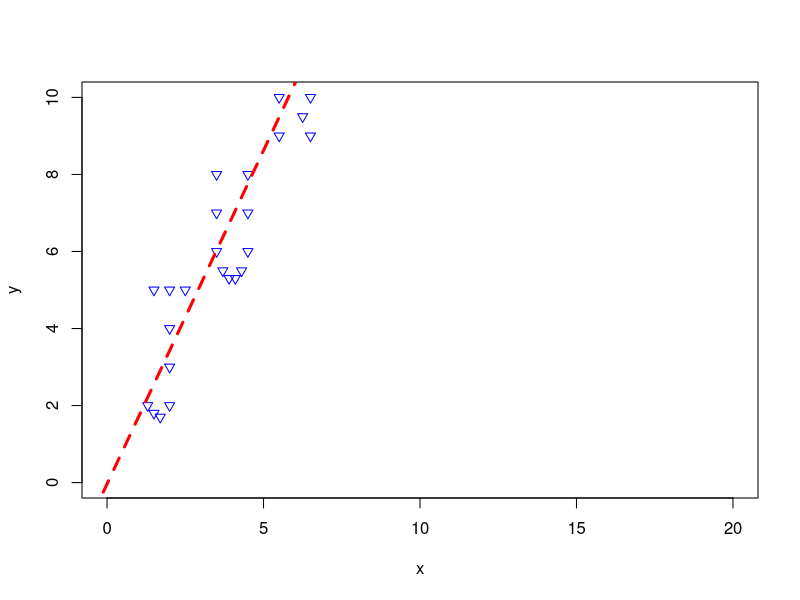
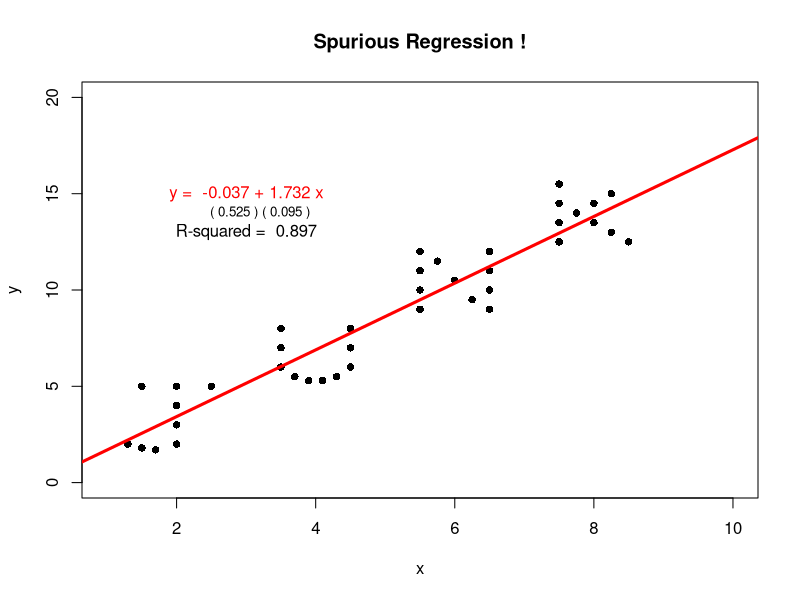

Generate these figures, in order, with R:
# "JUNK" Regression
#
# David Giles; davegiles.ca; davegiles1949@gmail.com; March 2026
################################################################

x<- c(1.5,2,2.5,2,2,2,1.7,1.5,1.3,3.5,3.5,3.5,3.7,3.9,4.1,4.3,4.5,4.5,
4.5,5.5,5.5,5.5,5.5,6.5,6.5,6.5,6.5,6.0,5.75,6.25,7.5,7.5,7.5,7.5,7.75,8.0,8.25,8.0,8.25,8.5)
y<- c(5,5,5,4,3,2,1.7,1.8,2.0,8.0,7.0,6.0,5.5,5.3,5.3,5.5,6.0,7.0,8.0,
12.0,11.0,10.0,9.0,12.0,11.0,10.0,9.0,10.5,11.5,9.5,15.5,14.5,13.5,12.5,14.0,14.5,15.0,13.5,13.0,12.5)

model<- lm(y ~ x)
summary(model)
plot(x, y, pch=25, col="blue",xlim=c(0,20), ylim=c(0,10))
abline(model, col = "red", lwd = 3, lty=2)

plot(x, y, pch = 16,xlim=c(1,10), ylim=c(0,20), main = "Spurious Regression !")
abline(model, col = "red", lwd = 3)
coef <- round(coef(model), 3)
se<- round(sqrt(diag(vcov(model))),3)
text(3, 15,  paste("y = ", coef [1], "+", coef [2], "x"),col="red")
text(3.2,14, paste("(",se [1],")","(",se [2],")"),cex=0.8)
rsq<- round(summary(model)$r.squared,3)
text(3,13, paste("R-squared = ",rsq))
